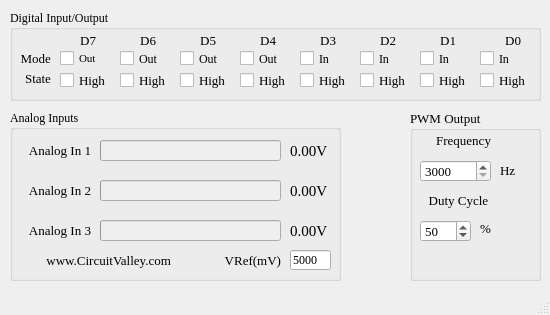
<?xml version="1.0" encoding="UTF-8"?>
<ui version="4.0">
 <class>USBIOBoard</class>
 <widget class="QMainWindow" name="USBIOBoard">
  <property name="geometry">
   <rect>
    <x>0</x>
    <y>0</y>
    <width>550</width>
    <height>315</height>
   </rect>
  </property>
  <property name="minimumSize">
   <size>
    <width>550</width>
    <height>315</height>
   </size>
  </property>
  <property name="maximumSize">
   <size>
    <width>550</width>
    <height>315</height>
   </size>
  </property>
  <property name="windowTitle">
   <string>USB I/O Board V2 : Device Not Found</string>
  </property>
  <property name="windowIcon">
   <iconset resource="Resources.qrc">
    <normaloff>:/images/board.ico</normaloff>:/images/board.ico</iconset>
  </property>
  <widget class="QWidget" name="centralWidget">
   <widget class="QGroupBox" name="groupBox">
    <property name="geometry">
     <rect>
      <x>10</x>
      <y>10</y>
      <width>531</width>
      <height>91</height>
     </rect>
    </property>
    <property name="font">
     <font>
      <family>Georgia</family>
     </font>
    </property>
    <property name="title">
     <string>Digital Input/Output</string>
    </property>
    <widget class="QLabel" name="label_13">
     <property name="enabled">
      <bool>true</bool>
     </property>
     <property name="geometry">
      <rect>
       <x>0</x>
       <y>40</y>
       <width>41</width>
       <height>16</height>
      </rect>
     </property>
     <property name="font">
      <font>
       <pointsize>10</pointsize>
      </font>
     </property>
     <property name="text">
      <string>Mode</string>
     </property>
     <property name="alignment">
      <set>Qt::AlignRight|Qt::AlignTrailing|Qt::AlignVCenter</set>
     </property>
    </widget>
    <widget class="QLabel" name="label_11">
     <property name="enabled">
      <bool>true</bool>
     </property>
     <property name="geometry">
      <rect>
       <x>490</x>
       <y>20</y>
       <width>21</width>
       <height>21</height>
      </rect>
     </property>
     <property name="font">
      <font>
       <pointsize>10</pointsize>
      </font>
     </property>
     <property name="text">
      <string>D0</string>
     </property>
     <property name="alignment">
      <set>Qt::AlignRight|Qt::AlignTrailing|Qt::AlignVCenter</set>
     </property>
    </widget>
    <widget class="QCheckBox" name="checkBox_tris_6">
     <property name="geometry">
      <rect>
       <x>110</x>
       <y>40</y>
       <width>51</width>
       <height>17</height>
      </rect>
     </property>
     <property name="text">
      <string>Out</string>
     </property>
    </widget>
    <widget class="QCheckBox" name="checkBox_state_3">
     <property name="geometry">
      <rect>
       <x>290</x>
       <y>60</y>
       <width>61</width>
       <height>20</height>
      </rect>
     </property>
     <property name="font">
      <font>
       <pointsize>10</pointsize>
      </font>
     </property>
     <property name="text">
      <string>High</string>
     </property>
    </widget>
    <widget class="QCheckBox" name="checkBox_tris_3">
     <property name="geometry">
      <rect>
       <x>290</x>
       <y>40</y>
       <width>51</width>
       <height>17</height>
      </rect>
     </property>
     <property name="text">
      <string>In</string>
     </property>
    </widget>
    <widget class="QCheckBox" name="checkBox_tris_7">
     <property name="geometry">
      <rect>
       <x>50</x>
       <y>40</y>
       <width>51</width>
       <height>17</height>
      </rect>
     </property>
     <property name="font">
      <font>
       <family>Georgia</family>
       <pointsize>8</pointsize>
       <weight>50</weight>
       <bold>false</bold>
      </font>
     </property>
     <property name="text">
      <string>Out</string>
     </property>
    </widget>
    <widget class="QLabel" name="label_12">
     <property name="enabled">
      <bool>true</bool>
     </property>
     <property name="geometry">
      <rect>
       <x>0</x>
       <y>60</y>
       <width>41</width>
       <height>16</height>
      </rect>
     </property>
     <property name="font">
      <font>
       <pointsize>10</pointsize>
      </font>
     </property>
     <property name="text">
      <string>State</string>
     </property>
     <property name="alignment">
      <set>Qt::AlignRight|Qt::AlignTrailing|Qt::AlignVCenter</set>
     </property>
    </widget>
    <widget class="QCheckBox" name="checkBox_state_0">
     <property name="geometry">
      <rect>
       <x>470</x>
       <y>60</y>
       <width>61</width>
       <height>20</height>
      </rect>
     </property>
     <property name="font">
      <font>
       <pointsize>10</pointsize>
      </font>
     </property>
     <property name="text">
      <string>High</string>
     </property>
    </widget>
    <widget class="QCheckBox" name="checkBox_state_2">
     <property name="geometry">
      <rect>
       <x>350</x>
       <y>60</y>
       <width>61</width>
       <height>20</height>
      </rect>
     </property>
     <property name="font">
      <font>
       <pointsize>10</pointsize>
      </font>
     </property>
     <property name="text">
      <string>High</string>
     </property>
    </widget>
    <widget class="QLabel" name="label_9">
     <property name="enabled">
      <bool>true</bool>
     </property>
     <property name="geometry">
      <rect>
       <x>370</x>
       <y>20</y>
       <width>16</width>
       <height>21</height>
      </rect>
     </property>
     <property name="font">
      <font>
       <pointsize>10</pointsize>
      </font>
     </property>
     <property name="text">
      <string>D2</string>
     </property>
     <property name="alignment">
      <set>Qt::AlignRight|Qt::AlignTrailing|Qt::AlignVCenter</set>
     </property>
    </widget>
    <widget class="QCheckBox" name="checkBox_tris_1">
     <property name="geometry">
      <rect>
       <x>410</x>
       <y>40</y>
       <width>51</width>
       <height>17</height>
      </rect>
     </property>
     <property name="text">
      <string>In</string>
     </property>
    </widget>
    <widget class="QCheckBox" name="checkBox_tris_2">
     <property name="geometry">
      <rect>
       <x>350</x>
       <y>40</y>
       <width>51</width>
       <height>17</height>
      </rect>
     </property>
     <property name="text">
      <string>In</string>
     </property>
    </widget>
    <widget class="QLabel" name="label_4">
     <property name="enabled">
      <bool>true</bool>
     </property>
     <property name="geometry">
      <rect>
       <x>65</x>
       <y>20</y>
       <width>21</width>
       <height>21</height>
      </rect>
     </property>
     <property name="font">
      <font>
       <pointsize>10</pointsize>
      </font>
     </property>
     <property name="mouseTracking">
      <bool>false</bool>
     </property>
     <property name="text">
      <string>D7</string>
     </property>
     <property name="alignment">
      <set>Qt::AlignRight|Qt::AlignTrailing|Qt::AlignVCenter</set>
     </property>
    </widget>
    <widget class="QCheckBox" name="checkBox_state_7">
     <property name="geometry">
      <rect>
       <x>50</x>
       <y>60</y>
       <width>61</width>
       <height>20</height>
      </rect>
     </property>
     <property name="font">
      <font>
       <pointsize>10</pointsize>
      </font>
     </property>
     <property name="text">
      <string>High</string>
     </property>
    </widget>
    <widget class="QCheckBox" name="checkBox_tris_4">
     <property name="geometry">
      <rect>
       <x>230</x>
       <y>40</y>
       <width>51</width>
       <height>17</height>
      </rect>
     </property>
     <property name="text">
      <string>Out</string>
     </property>
    </widget>
    <widget class="QLabel" name="label_10">
     <property name="enabled">
      <bool>true</bool>
     </property>
     <property name="geometry">
      <rect>
       <x>430</x>
       <y>20</y>
       <width>16</width>
       <height>21</height>
      </rect>
     </property>
     <property name="font">
      <font>
       <pointsize>10</pointsize>
      </font>
     </property>
     <property name="text">
      <string>D1</string>
     </property>
     <property name="alignment">
      <set>Qt::AlignRight|Qt::AlignTrailing|Qt::AlignVCenter</set>
     </property>
    </widget>
    <widget class="QCheckBox" name="checkBox_state_1">
     <property name="geometry">
      <rect>
       <x>410</x>
       <y>60</y>
       <width>61</width>
       <height>20</height>
      </rect>
     </property>
     <property name="font">
      <font>
       <pointsize>10</pointsize>
      </font>
     </property>
     <property name="text">
      <string>High</string>
     </property>
    </widget>
    <widget class="QLabel" name="label_7">
     <property name="enabled">
      <bool>true</bool>
     </property>
     <property name="geometry">
      <rect>
       <x>250</x>
       <y>20</y>
       <width>16</width>
       <height>21</height>
      </rect>
     </property>
     <property name="font">
      <font>
       <pointsize>10</pointsize>
      </font>
     </property>
     <property name="text">
      <string>D4</string>
     </property>
     <property name="alignment">
      <set>Qt::AlignRight|Qt::AlignTrailing|Qt::AlignVCenter</set>
     </property>
    </widget>
    <widget class="QCheckBox" name="checkBox_tris_0">
     <property name="geometry">
      <rect>
       <x>470</x>
       <y>40</y>
       <width>51</width>
       <height>17</height>
      </rect>
     </property>
     <property name="text">
      <string>In</string>
     </property>
    </widget>
    <widget class="QCheckBox" name="checkBox_state_6">
     <property name="geometry">
      <rect>
       <x>110</x>
       <y>60</y>
       <width>61</width>
       <height>20</height>
      </rect>
     </property>
     <property name="font">
      <font>
       <pointsize>10</pointsize>
      </font>
     </property>
     <property name="text">
      <string>High</string>
     </property>
    </widget>
    <widget class="QCheckBox" name="checkBox_state_5">
     <property name="geometry">
      <rect>
       <x>170</x>
       <y>60</y>
       <width>61</width>
       <height>20</height>
      </rect>
     </property>
     <property name="font">
      <font>
       <pointsize>10</pointsize>
      </font>
     </property>
     <property name="text">
      <string>High</string>
     </property>
    </widget>
    <widget class="QLabel" name="label_5">
     <property name="enabled">
      <bool>true</bool>
     </property>
     <property name="geometry">
      <rect>
       <x>130</x>
       <y>20</y>
       <width>16</width>
       <height>21</height>
      </rect>
     </property>
     <property name="font">
      <font>
       <pointsize>10</pointsize>
      </font>
     </property>
     <property name="text">
      <string>D6</string>
     </property>
     <property name="alignment">
      <set>Qt::AlignRight|Qt::AlignTrailing|Qt::AlignVCenter</set>
     </property>
    </widget>
    <widget class="QCheckBox" name="checkBox_state_4">
     <property name="geometry">
      <rect>
       <x>230</x>
       <y>60</y>
       <width>61</width>
       <height>20</height>
      </rect>
     </property>
     <property name="font">
      <font>
       <pointsize>10</pointsize>
      </font>
     </property>
     <property name="text">
      <string>High</string>
     </property>
    </widget>
    <widget class="QCheckBox" name="checkBox_tris_5">
     <property name="geometry">
      <rect>
       <x>170</x>
       <y>40</y>
       <width>51</width>
       <height>17</height>
      </rect>
     </property>
     <property name="text">
      <string>Out</string>
     </property>
    </widget>
    <widget class="QLabel" name="label_6">
     <property name="enabled">
      <bool>true</bool>
     </property>
     <property name="geometry">
      <rect>
       <x>190</x>
       <y>20</y>
       <width>16</width>
       <height>21</height>
      </rect>
     </property>
     <property name="font">
      <font>
       <pointsize>10</pointsize>
      </font>
     </property>
     <property name="text">
      <string>D5</string>
     </property>
     <property name="alignment">
      <set>Qt::AlignRight|Qt::AlignTrailing|Qt::AlignVCenter</set>
     </property>
    </widget>
    <widget class="QLabel" name="label_8">
     <property name="enabled">
      <bool>true</bool>
     </property>
     <property name="geometry">
      <rect>
       <x>310</x>
       <y>20</y>
       <width>16</width>
       <height>21</height>
      </rect>
     </property>
     <property name="font">
      <font>
       <pointsize>10</pointsize>
      </font>
     </property>
     <property name="text">
      <string>D3</string>
     </property>
     <property name="alignment">
      <set>Qt::AlignRight|Qt::AlignTrailing|Qt::AlignVCenter</set>
     </property>
    </widget>
   </widget>
   <widget class="QGroupBox" name="groupBox_2">
    <property name="geometry">
     <rect>
      <x>10</x>
      <y>110</y>
      <width>331</width>
      <height>171</height>
     </rect>
    </property>
    <property name="font">
     <font>
      <family>Georgia</family>
     </font>
    </property>
    <property name="title">
     <string>Analog Inputs</string>
    </property>
    <widget class="QLabel" name="label_16">
     <property name="enabled">
      <bool>true</bool>
     </property>
     <property name="geometry">
      <rect>
       <x>10</x>
       <y>110</y>
       <width>71</width>
       <height>21</height>
      </rect>
     </property>
     <property name="font">
      <font>
       <pointsize>10</pointsize>
      </font>
     </property>
     <property name="text">
      <string>Analog In 3</string>
     </property>
     <property name="alignment">
      <set>Qt::AlignRight|Qt::AlignTrailing|Qt::AlignVCenter</set>
     </property>
    </widget>
    <widget class="QProgressBar" name="analogprogressBar_1">
     <property name="enabled">
      <bool>false</bool>
     </property>
     <property name="geometry">
      <rect>
       <x>90</x>
       <y>30</y>
       <width>181</width>
       <height>21</height>
      </rect>
     </property>
     <property name="maximum">
      <number>1024</number>
     </property>
     <property name="value">
      <number>0</number>
     </property>
     <property name="textVisible">
      <bool>false</bool>
     </property>
    </widget>
    <widget class="QLabel" name="label_15">
     <property name="enabled">
      <bool>true</bool>
     </property>
     <property name="geometry">
      <rect>
       <x>10</x>
       <y>70</y>
       <width>71</width>
       <height>21</height>
      </rect>
     </property>
     <property name="font">
      <font>
       <pointsize>10</pointsize>
      </font>
     </property>
     <property name="text">
      <string>Analog In 2</string>
     </property>
     <property name="alignment">
      <set>Qt::AlignRight|Qt::AlignTrailing|Qt::AlignVCenter</set>
     </property>
    </widget>
    <widget class="QProgressBar" name="analogprogressBar_2">
     <property name="enabled">
      <bool>false</bool>
     </property>
     <property name="geometry">
      <rect>
       <x>90</x>
       <y>70</y>
       <width>181</width>
       <height>21</height>
      </rect>
     </property>
     <property name="maximum">
      <number>1024</number>
     </property>
     <property name="value">
      <number>0</number>
     </property>
     <property name="textVisible">
      <bool>false</bool>
     </property>
    </widget>
    <widget class="QProgressBar" name="analogprogressBar_3">
     <property name="enabled">
      <bool>false</bool>
     </property>
     <property name="geometry">
      <rect>
       <x>90</x>
       <y>110</y>
       <width>181</width>
       <height>21</height>
      </rect>
     </property>
     <property name="maximum">
      <number>1024</number>
     </property>
     <property name="value">
      <number>0</number>
     </property>
     <property name="textVisible">
      <bool>false</bool>
     </property>
    </widget>
    <widget class="QLabel" name="label_14">
     <property name="enabled">
      <bool>true</bool>
     </property>
     <property name="geometry">
      <rect>
       <x>10</x>
       <y>30</y>
       <width>71</width>
       <height>21</height>
      </rect>
     </property>
     <property name="font">
      <font>
       <pointsize>10</pointsize>
      </font>
     </property>
     <property name="text">
      <string>Analog In 1</string>
     </property>
     <property name="alignment">
      <set>Qt::AlignRight|Qt::AlignTrailing|Qt::AlignVCenter</set>
     </property>
    </widget>
    <widget class="QLabel" name="label_analogv_1">
     <property name="geometry">
      <rect>
       <x>280</x>
       <y>30</y>
       <width>46</width>
       <height>21</height>
      </rect>
     </property>
     <property name="font">
      <font>
       <pointsize>11</pointsize>
      </font>
     </property>
     <property name="toolTip">
      <string>&lt;html&gt;&lt;head/&gt;&lt;body&gt;&lt;p&gt;Analog Input value.&lt;/p&gt;&lt;p&gt;Readout = (Vref/1023)*(10bit adc result).&lt;/p&gt;&lt;p&gt;&lt;br/&gt;&lt;/p&gt;&lt;/body&gt;&lt;/html&gt;</string>
     </property>
     <property name="text">
      <string>0.00V</string>
     </property>
    </widget>
    <widget class="QLabel" name="label_analogv_2">
     <property name="geometry">
      <rect>
       <x>280</x>
       <y>70</y>
       <width>46</width>
       <height>21</height>
      </rect>
     </property>
     <property name="font">
      <font>
       <pointsize>11</pointsize>
      </font>
     </property>
     <property name="toolTip">
      <string>&lt;html&gt;&lt;head/&gt;&lt;body&gt;&lt;p&gt;Analog Input value.&lt;/p&gt;&lt;p&gt;Readout = (Vref/1023)*(10bit adc result).&lt;/p&gt;&lt;p&gt;&lt;br/&gt;&lt;/p&gt;&lt;/body&gt;&lt;/html&gt;</string>
     </property>
     <property name="text">
      <string>0.00V</string>
     </property>
    </widget>
    <widget class="QLabel" name="label_analogv_3">
     <property name="geometry">
      <rect>
       <x>280</x>
       <y>110</y>
       <width>46</width>
       <height>21</height>
      </rect>
     </property>
     <property name="font">
      <font>
       <pointsize>11</pointsize>
      </font>
     </property>
     <property name="toolTip">
      <string>&lt;html&gt;&lt;head/&gt;&lt;body&gt;&lt;p&gt;Analog Input value.&lt;/p&gt;&lt;p&gt;Readout = (Vref/1023)*(10bit adc result).&lt;/p&gt;&lt;p&gt;&lt;br/&gt;&lt;/p&gt;&lt;/body&gt;&lt;/html&gt;</string>
     </property>
     <property name="text">
      <string>0.00V</string>
     </property>
    </widget>
    <widget class="QLineEdit" name="lineedit_analogref">
     <property name="geometry">
      <rect>
       <x>280</x>
       <y>140</y>
       <width>41</width>
       <height>20</height>
      </rect>
     </property>
     <property name="toolTip">
      <string>&lt;html&gt;&lt;head/&gt;&lt;body&gt;&lt;p&gt;Input adc reference voltage here.&lt;/p&gt;&lt;p&gt;Reference voltage is by default set to 5000mV (USB bus voltage) but as USB bus voltage may change. you may need to adjust this for better accuracy.&lt;/p&gt;&lt;/body&gt;&lt;/html&gt;</string>
     </property>
     <property name="inputMethodHints">
      <set>Qt::ImhDigitsOnly|Qt::ImhPreferNumbers</set>
     </property>
     <property name="inputMask">
      <string>9999</string>
     </property>
     <property name="text">
      <string>5000</string>
     </property>
     <property name="maxLength">
      <number>4</number>
     </property>
    </widget>
    <widget class="QLabel" name="label_analogref">
     <property name="enabled">
      <bool>true</bool>
     </property>
     <property name="geometry">
      <rect>
       <x>210</x>
       <y>140</y>
       <width>61</width>
       <height>21</height>
      </rect>
     </property>
     <property name="font">
      <font>
       <pointsize>10</pointsize>
      </font>
     </property>
     <property name="text">
      <string>VRef(mV)</string>
     </property>
     <property name="alignment">
      <set>Qt::AlignRight|Qt::AlignTrailing|Qt::AlignVCenter</set>
     </property>
    </widget>
    <widget class="QLabel" name="label_19">
     <property name="enabled">
      <bool>true</bool>
     </property>
     <property name="geometry">
      <rect>
       <x>10</x>
       <y>140</y>
       <width>151</width>
       <height>21</height>
      </rect>
     </property>
     <property name="font">
      <font>
       <pointsize>10</pointsize>
      </font>
     </property>
     <property name="text">
      <string>www.CircuitValley.com</string>
     </property>
     <property name="alignment">
      <set>Qt::AlignRight|Qt::AlignTrailing|Qt::AlignVCenter</set>
     </property>
    </widget>
   </widget>
   <widget class="QGroupBox" name="groupBox_3">
    <property name="geometry">
     <rect>
      <x>410</x>
      <y>110</y>
      <width>131</width>
      <height>171</height>
     </rect>
    </property>
    <property name="font">
     <font>
      <family>Georgia</family>
      <pointsize>10</pointsize>
     </font>
    </property>
    <property name="title">
     <string>PWM Output</string>
    </property>
    <widget class="QSpinBox" name="spinBox_pwm_freq">
     <property name="geometry">
      <rect>
       <x>10</x>
       <y>50</y>
       <width>71</width>
       <height>22</height>
      </rect>
     </property>
     <property name="toolTip">
      <string>&lt;html&gt;&lt;head/&gt;&lt;body&gt;&lt;p&gt;Input PWM output Frequency here.&lt;/p&gt;&lt;p&gt;3000 Hz is the minimum and 200,000 Hz is the maximum supported.&lt;/p&gt;&lt;/body&gt;&lt;/html&gt;</string>
     </property>
     <property name="minimum">
      <number>3000</number>
     </property>
     <property name="maximum">
      <number>200000</number>
     </property>
     <property name="value">
      <number>3000</number>
     </property>
    </widget>
    <widget class="QSpinBox" name="spinBox_pwm_duty">
     <property name="geometry">
      <rect>
       <x>10</x>
       <y>110</y>
       <width>51</width>
       <height>22</height>
      </rect>
     </property>
     <property name="toolTip">
      <string>&lt;html&gt;&lt;head/&gt;&lt;body&gt;&lt;p&gt;Input PWM Duty Cycle Value Here.&lt;/p&gt;&lt;p&gt;0 is minimum and 100 is maximum value.&lt;/p&gt;&lt;/body&gt;&lt;/html&gt;</string>
     </property>
     <property name="maximum">
      <number>100</number>
     </property>
     <property name="value">
      <number>50</number>
     </property>
    </widget>
    <widget class="QLabel" name="label_17">
     <property name="enabled">
      <bool>true</bool>
     </property>
     <property name="geometry">
      <rect>
       <x>10</x>
       <y>20</y>
       <width>71</width>
       <height>21</height>
      </rect>
     </property>
     <property name="font">
      <font>
       <pointsize>10</pointsize>
      </font>
     </property>
     <property name="text">
      <string>Frequency</string>
     </property>
     <property name="alignment">
      <set>Qt::AlignRight|Qt::AlignTrailing|Qt::AlignVCenter</set>
     </property>
    </widget>
    <widget class="QLabel" name="label_18">
     <property name="enabled">
      <bool>true</bool>
     </property>
     <property name="geometry">
      <rect>
       <x>10</x>
       <y>80</y>
       <width>91</width>
       <height>21</height>
      </rect>
     </property>
     <property name="font">
      <font>
       <pointsize>10</pointsize>
      </font>
     </property>
     <property name="text">
      <string>Duty Cycle       </string>
     </property>
     <property name="alignment">
      <set>Qt::AlignRight|Qt::AlignTrailing|Qt::AlignVCenter</set>
     </property>
    </widget>
    <widget class="QLabel" name="label">
     <property name="geometry">
      <rect>
       <x>90</x>
       <y>50</y>
       <width>20</width>
       <height>20</height>
      </rect>
     </property>
     <property name="font">
      <font>
       <pointsize>10</pointsize>
      </font>
     </property>
     <property name="text">
      <string>Hz</string>
     </property>
    </widget>
    <widget class="QLabel" name="label_2">
     <property name="geometry">
      <rect>
       <x>70</x>
       <y>110</y>
       <width>21</width>
       <height>16</height>
      </rect>
     </property>
     <property name="font">
      <font>
       <pointsize>10</pointsize>
      </font>
     </property>
     <property name="text">
      <string>%</string>
     </property>
    </widget>
   </widget>
  </widget>
  <widget class="QMenuBar" name="menuBar">
   <property name="geometry">
    <rect>
     <x>0</x>
     <y>0</y>
     <width>550</width>
     <height>21</height>
    </rect>
   </property>
  </widget>
  <widget class="QStatusBar" name="statusBar"/>
 </widget>
 <layoutdefault spacing="6" margin="11"/>
 <resources>
  <include location="Resources.qrc"/>
 </resources>
 <connections/>
</ui>
